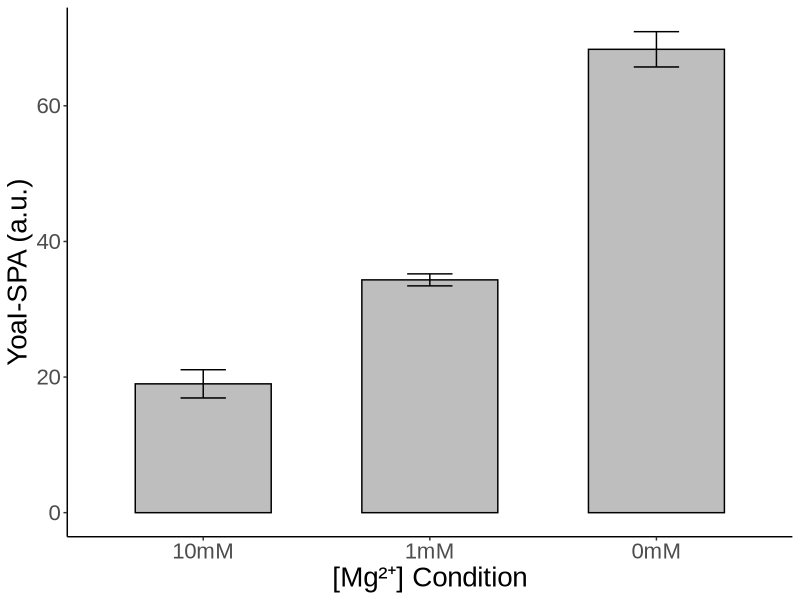
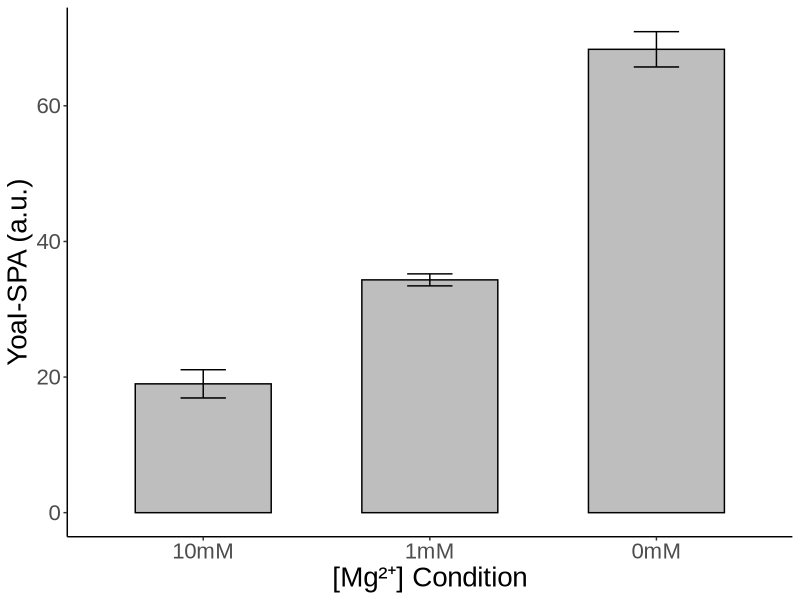

These figures' R source, in order:
## ---- chunk 1
# Load libraries
library(ggplot2)
library(dplyr)
library(tidyr)
library(ggpubr)

# Raw data
data <- data.frame(
  Replicate = c("WT1", "WT2", "WT3"),
  `10mM` = c(18, 23, 16),
  `1mM` = c(34, 33, 36),
  `0mM` = c(64, 68, 73)
)

# Reshape to long format
long_data <- data %>%
  pivot_longer(cols = -Replicate, names_to = "Condition", values_to = "Intensity") %>%
  mutate(Condition = gsub("^X", "", Condition)) 

# Compute mean ± SEM
summary_data <- long_data %>%
  group_by(Condition) %>%
  summarise(
    Mean = mean(Intensity),
    SEM = sd(Intensity) / sqrt(n())
  )
t.test(c(34,33,36), c(18,23,16), paired = TRUE)
# 0.03

t.test(c(64,68,73), c(18,23,16), paired = TRUE)
# 0.006017
## ---- chunk 2

long_data$Condition <- trimws(long_data$Condition)
summary_data$Condition <- factor(summary_data$Condition, levels = c("10mM", "1mM", "0mM"))

ggplot(summary_data, aes(x = Condition, y = Mean)) +
  geom_bar(stat = "identity", fill = "grey", color = "black", width = 0.6) +
  geom_errorbar(aes(ymin = Mean - SEM, ymax = Mean + SEM), width = 0.2) +
  labs(
  x = "[Mg²⁺] Condition",
  y = "YoaI-SPA (a.u.)"
  ) +
  theme(
    text = element_text(size = 20, family = "Arial"),
        panel.background = element_blank(),
        axis.line = element_line(color = "black"))

ggsave(last_plot(), filename = "~/Library/CloudStorage/Box-Box/github/Small-proteins-induced-under-low-magnesium-stress-in-E.coli/figures/Fig1E.png", width = 3.5, height = 3.5, units = "in", dpi = 600)
